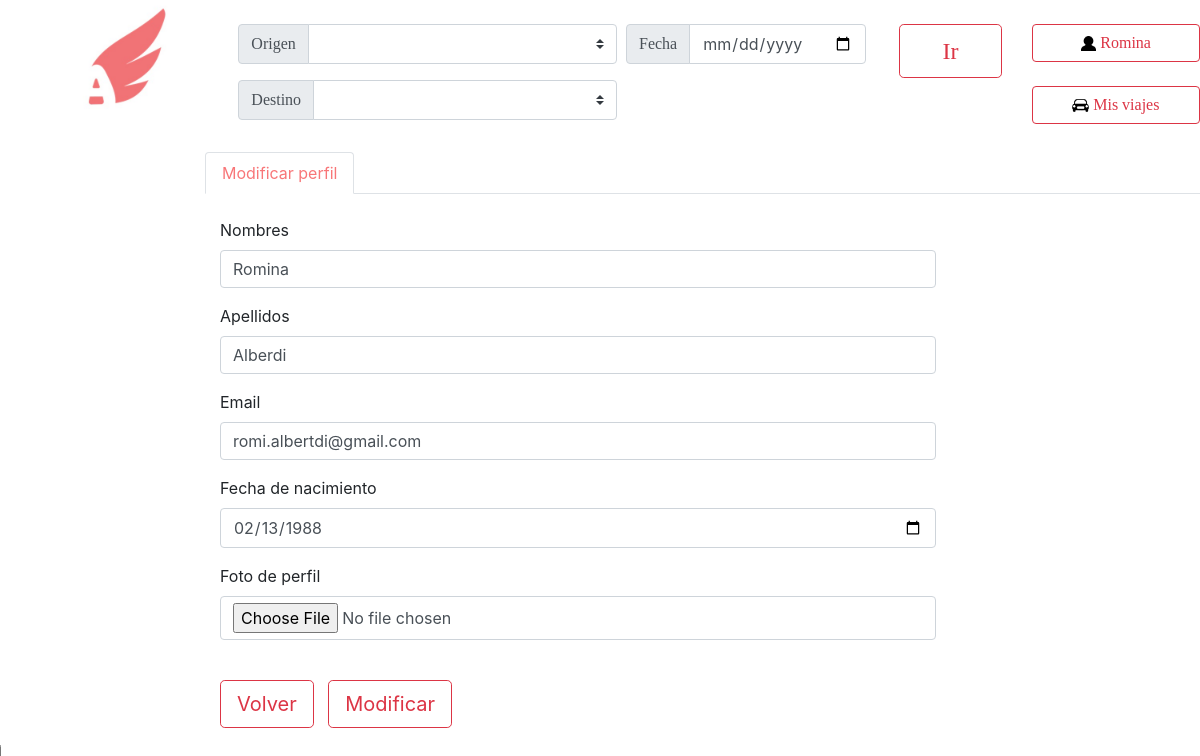
The app's page /modificarPerfil.php (signed in) with its own data.
### tables this page shows
CREATE TABLE IF NOT EXISTS `usuarios` (
  `nombre` varchar(50) NOT NULL,
  `apellido` varchar(50) NOT NULL,
  `email` varchar(50) NOT NULL,
  `clave` varchar(50) NOT NULL,
  `fecha` date NOT NULL,
  `foto` longblob,
  `token` varchar(100) NOT NULL,
  `ID` int(11) NOT NULL AUTO_INCREMENT,
  `borrado` tinyint(1) NOT NULL DEFAULT '0',
  `penalizacion` int(20) NOT NULL DEFAULT '0',
  `penalizacion_acom` int(20) NOT NULL DEFAULT '0',
  `deuda` float NOT NULL DEFAULT '0',
  PRIMARY KEY (`ID`)
);

### modificarPerfil.php (the view, shortened to what this page needs)
<html lang="en">
  <head>
    <link rel="stylesheet" href="css/bootstrap.min.css">
  </head>
  <body>
            <?php
            $email=$_SESSION['email'];
            $link=conectarABase();
            $resultado = mysqli_query($link, "SELECT * FROM usuarios where email='$email'");
            $row = $resultado->fetch_array(MYSQLI_ASSOC);
            ?>
        <header>
           <nav>
         <ul>
                    <div class="row" position="fixed">
                        <div class="col-2">
                                <a href="PaginaPrincipal.php">
                                <img href="PaginaPrincipal.php" src="Logo.jpg" alt="Imagen no disponible"  class="rounded mx-auto d-block" height="120x120">
                                </a>
                        </div>
                        <div class="col-8">
                            <div class="row" position="fixed">
                                <div class="col-10">
                                    <br>
                                    <form action="PaginaPrincipal.php" method="POST" accept-charset="utf-8">
                                      <div class="input-group">
                                        <div style="width:60%" class="input-group input-group-prepend mb-3">
                                            <div class="input-group-prepend">
                                                <span  class="input-group-text" id="basic-addon1"><font size="3" face="Univers-Light-Normal">Origen</font></span>
                                            </div>
                                            <select style="height: 40px" class="custom-select" placeholder='vehiculo' name='IDOrigen' id="inputGroupSelect01">
                                                    <option value="" selected></option>
                                                    <?php $citys=mysqli_query($link,"SELECT * FROM ciudades ORDER BY nombre");while($fila3 = $citys->fetch_array(MYSQL_NUM)){?>
                                                    <option value="<?php echo $fila3[1]?>"><?php echo $fila3[0] ?></option>
                                                    <?php }?>
                                            </select>
                                        </div>
                                        <div style="width:38%;margin-left:10px" class="input-group input-group-prepend mb-3">
                                            <div class="input-group-prepend">
                                                <span  class="input-group-text" id="basic-addon1"><font size="3" face="Univers-Light-Normal">Fecha</font></span>
                                            </div>
                                          <input  type="date" face="Univers-Light-Normal" name="fecha" class="form-control" aria-label="La Plata" aria-describedby="basic-addon1">
                                        </div>
                                      </div>
                                      <div style="width:60%" class="input-group input-group-prepend mb-3">
                                          <div class="input-group-prepend">
                                              <span class="input-group-text" id="basic-addon1"><font size="3" face="Univers-Light-Normal">Destino</font></span>
                                          </div>
                                            <select style="height: 40px" class="custom-select" placeholder='vehiculo' name='IDDestino' id="inputGroupSelect02">
                                                    <option value="" selected></option>
                                                    <?php $citys=mysqli_query($link,"SELECT * FROM ciudades ORDER BY nombre");while($fila3 = $citys->fetch_array(MYSQL_NUM)){?>
                                                    <option value="<?php echo $fila3[1]?>"><?php echo $fila3[0] ?></option>
                                                    <?php }?>
                                            </select>
                                          </div>
                                </div>
                                <div class="col-2">
                                    <br>
                                    <button type="submit" name="apreto_ir" href="" class="btn btn-outline-danger btn-lg btn-block btn-lg"><font size="5" face="Univers-Light-Normal">Ir</font></button><br>
                                </div>
                            </div>
                        </div>
                        <div class="col-2">
                            <br>
                            <a href="MiCuenta.php" class="btn btn-outline-danger btn-block"><img src="Imagenes/Usuario.png" height="15x15"><font size="3" face="Univers-Light-Normal">     <?php echo $_SESSION['nombre']; ?></font></a><br>
                            <a href="MisViajes.php" class="btn btn-outline-danger btn-block"><img src="Imagenes/MisViajes.png" height="17x17"><font size="3" face="Univers-Light-Normal">     Mis viajes</font></a>
                        </div>
                    </div>
                 </ul>
            </nav>
        </header>
		<div class="row">
			<div class="col-2">
			</div>
			<div class="col-10">
				<nav>
				  <div class="nav nav-tabs" id="nav-tab" role="tablist">
				    <a class="nav-item nav-link active" id="nav-home-tab" data-toggle="tab" href="#nav-home" role="tab" aria-controls="nav-home" aria-selected="true"><font color="#f87678">Modificar perfil</font></a>
				  </div>
				</nav>
				<div class="tab-content" id="nav-tabContent">
				  <div class="tab-pane fade show active" id="nav-home" role="tabpanel" aria-labelledby="nav-home-tab">
                                      <div class="panel panel-default">
                                        <form id="modificar" method="POST">
                                          <div class="panel-body form-horizontal payment-form">
                                            <div class="form-group">
                                                <br>
                                                <label for="concept" class="col-sm-3 control-label">Nombres</label>
                                                <div class="col-sm-9">
                                                    <input type="text" class="form-control" id="concept" value="<?php echo $row['nombre']; ?>" name="nuevoNombre">
                                                </div>
                                            </div>
                                            <div class="form-group">
                                                <label for="description" class="col-sm-3 control-label">Apellidos</label>
                                                <div class="col-sm-9">
                                                    <input type="text" class="form-control" value="<?php echo $row['apellido']; ?>" id="description" name="nuevoApellido">
                                                </div>
                                            </div>
                                            <div class="form-group">
                                                <label for="amount" class="col-sm-3 control-label">Email</label>
                                                <div class="col-sm-9">
                                                    <input required type="email" class="form-control" value="<?php echo $row['email']; ?>" id="amount" name="nuevoEmail">
                                                </div>
                                            </div>
                                            <div class="form-group">
                                                <label for="date" class="col-sm-3 control-label">Fecha de nacimiento</label>
                                                <div class="col-sm-9">
                                                    <input type="date" class="form-control" value="<?php echo $row['fecha']; ?>" id="date" name="nuevaFecha">
                                                </div>
                                            </div>
                                            <div class="form-group">
                                                <label for="date" class="col-sm-3 control-label">Foto de perfil</label>
                                                <div class="col-sm-9">
                                                    <input type="file" class="form-control" value="<?php echo $row['foto']; ?>" id="date" name="nuevaFoto">
                                                </div>
                                            </div>
                                              <br>
                                            <div class="form-group">
                                                <div class="col-sm-12 text-left">
                                                    <a class="btn btn-outline-danger btn-lg" href="MiCuenta.php" role="button">Volver</a>
                                                    <input type="submit" name="apreto_modificar" class="btn btn-outline-danger preview-add-button btn-lg" value="Modificar" style="margin-left: 10px">
                                                 </div>
                                            </div>
                                         </div>
                                       </form>
                                    </div>
				</div>
                            </div>
                        </div>
    	</body>
    </html>

### records on screen
usuarios: nuevoNombre "Romina", nuevoApellido "Alberdi", nuevoEmail "romi.albertdi@gmail.com", nuevaFecha "02/13/1988"

### other values on screen
$_SESSION['nombre'] "Romina"
